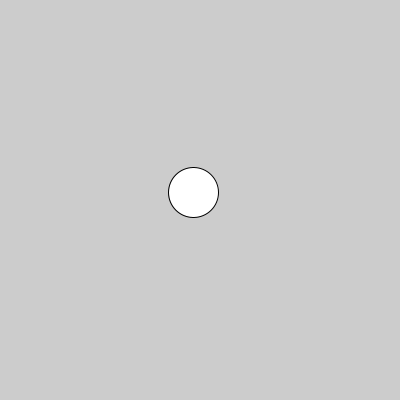
Frame 1 (no input)
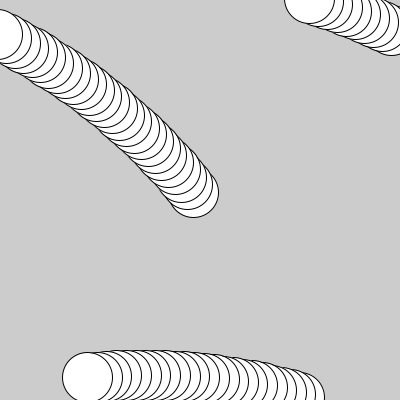
Frame 60 (the mouse pressed at the canvas centre just before this capture)
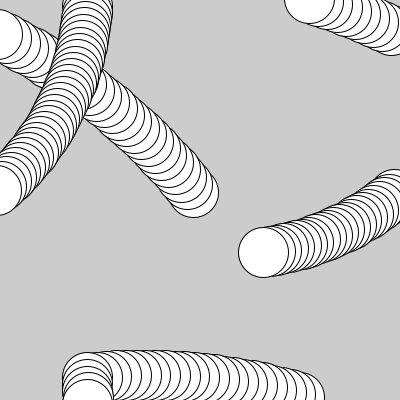
Frame 120 (the mouse held since frame 60 and released just before this capture)

The Processing sketch that drew these frames (run headless with seeded random() and noise(); from frame 60 on, the mouse is pressed at the canvas centre):

// Processing sketch: adv_04B_direction
// ── adv_04B_direction.pde
/* Zhang Liqun@SJTU IDM
*/

// moving using direction and speed
float x,y,dir,speed,dird;

void setup() {
  size(400,400);  
  
  x=width/2;
  y=height/2;
  
  initDirection();
}

void draw() {
//  background(200);
  
  // calculate change in position using
  // direction and speed  
  dir=dir+dird;
//    dir=random(360);

  x=x+cos(radians(dir))*speed;
  y=y+sin(radians(dir))*speed;
  
  ellipse(x,y, 50,50);

  // keep x,y on screen
  if(x<0) x=width;
  if(x>width) x=0;
  if(y<0) y=height;
  if(y>height) y=0;  
}

void initDirection() {
  dir=random(360);
  dird=random(-2,2);
  speed=random(5,10);
}

void mousePressed() {
  initDirection();
}
